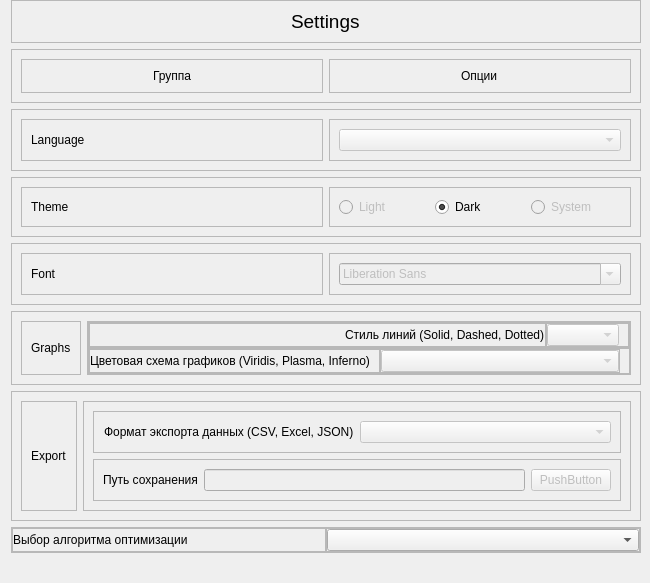
               <widget class="QWidget" name="widget_21" native="true">
                <property name="sizePolicy">
                 <sizepolicy hsizetype="Expanding" vsizetype="Expanding">
                  <horstretch>0</horstretch>
                  <verstretch>0</verstretch>
                 </sizepolicy>
                </property>
                <property name="minimumSize">
                 <size>
                  <width>650</width>
                  <height>0</height>
                 </size>
                </property>
                <layout class="QVBoxLayout" name="verticalLayout_32">
                 <property name="topMargin">
                  <number>0</number>
                 </property>
                 <property name="rightMargin">
                  <number>9</number>
                 </property>
                 <property name="bottomMargin">
                  <number>30</number>
                 </property>
                 <item>
                  <widget class="QFrame" name="frame_28">
                   <property name="frameShape">
                    <enum>QFrame::Shape::StyledPanel</enum>
                   </property>
                   <property name="frameShadow">
                    <enum>QFrame::Shadow::Raised</enum>
                   </property>
                   <layout class="QHBoxLayout" name="horizontalLayout_29">
                    <item alignment="Qt::AlignmentFlag::AlignHCenter">
                     <widget class="QLabel" name="label_3">
                      <property name="font">
                       <font>
                        <family>Arial</family>
                        <pointsize>14</pointsize>
                       </font>
                      </property>
                      <property name="text">
                       <string>Settings</string>
                      </property>
                     </widget>
                    </item>
                   </layout>
                  </widget>
                 </item>
                 <item>
                  <widget class="QFrame" name="frame_29">
                   <property name="frameShape">
                    <enum>QFrame::Shape::StyledPanel</enum>
                   </property>
                   <property name="frameShadow">
                    <enum>QFrame::Shadow::Raised</enum>
                   </property>
                   <layout class="QHBoxLayout" name="horizontalLayout_30">
                    <item>
                     <widget class="QFrame" name="frame_34">
                      <property name="frameShape">
                       <enum>QFrame::Shape::StyledPanel</enum>
                      </property>
                      <property name="frameShadow">
                       <enum>QFrame::Shadow::Raised</enum>
                      </property>
                      <layout class="QHBoxLayout" name="horizontalLayout_31">
                       <item alignment="Qt::AlignmentFlag::AlignHCenter">
                        <widget class="QLabel" name="label_4">
                         <property name="text">
                          <string>Группа</string>
                         </property>
                        </widget>
                       </item>
                      </layout>
                     </widget>
                    </item>
                    <item>
                     <widget class="QFrame" name="frame_35">
                      <property name="frameShape">
                       <enum>QFrame::Shape::StyledPanel</enum>
                      </property>
                      <property name="frameShadow">
                       <enum>QFrame::Shadow::Raised</enum>
                      </property>
                      <layout class="QHBoxLayout" name="horizontalLayout_32">
                       <item alignment="Qt::AlignmentFlag::AlignHCenter">
                        <widget class="QLabel" name="label_5">
                         <property name="text">
                          <string>Опции</string>
                         </property>
                        </widget>
                       </item>
                      </layout>
                     </widget>
                    </item>
                   </layout>
                  </widget>
                 </item>
                 <item>
                  <widget class="QFrame" name="frame_30">
                   <property name="frameShape">
                    <enum>QFrame::Shape::StyledPanel</enum>
                   </property>
                   <property name="frameShadow">
                    <enum>QFrame::Shadow::Raised</enum>
                   </property>
                   <layout class="QHBoxLayout" name="horizontalLayout_39">
                    <item>
                     <widget class="QFrame" name="frame_36">
                      <property name="frameShape">
                       <enum>QFrame::Shape::StyledPanel</enum>
                      </property>
                      <property name="frameShadow">
                       <enum>QFrame::Shadow::Raised</enum>
                      </property>
                      <layout class="QHBoxLayout" name="horizontalLayout_40">
                       <item>
                        <widget class="QLabel" name="language_lbl">
                         <property name="text">
                          <string>Language</string>
                         </property>
                        </widget>
                       </item>
                      </layout>
                     </widget>
                    </item>
                    <item>
                     <widget class="QFrame" name="frame_39">
                      <property name="frameShape">
                       <enum>QFrame::Shape::StyledPanel</enum>
                      </property>
                      <property name="frameShadow">
                       <enum>QFrame::Shadow::Raised</enum>
                      </property>
                      <layout class="QHBoxLayout" name="horizontalLayout_45">
                       <item>
                        <widget class="QComboBox" name="comboBox">
                         <property name="enabled">
                          <bool>false</bool>
                         </property>
                        </widget>
                       </item>
                      </layout>
                     </widget>
                    </item>
                   </layout>
                  </widget>
                 </item>
                 <item>
                  <widget class="QFrame" name="frame_31">
                   <property name="frameShape">
                    <enum>QFrame::Shape::StyledPanel</enum>
                   </property>
                   <property name="frameShadow">
                    <enum>QFrame::Shadow::Raised</enum>
                   </property>
                   <layout class="QHBoxLayout" name="horizontalLayout_38">
                    <item>
                     <widget class="QFrame" name="frame_40">
                      <property name="frameShape">
                       <enum>QFrame::Shape::StyledPanel</enum>
                      </property>
                      <property name="frameShadow">
                       <enum>QFrame::Shadow::Raised</enum>
                      </property>
                      <layout class="QHBoxLayout" name="horizontalLayout_41">
                       <item>
                        <widget class="QLabel" name="theme_lbl">
                         <property name="text">
                          <string>Theme</string>
                         </property>
                        </widget>
                       </item>
                      </layout>
                     </widget>
                    </item>
                    <item>
                     <widget class="QFrame" name="frame_41">
                      <property name="frameShape">
                       <enum>QFrame::Shape::StyledPanel</enum>
                      </property>
                      <property name="frameShadow">
                       <enum>QFrame::Shadow::Raised</enum>
                      </property>
                      <layout class="QHBoxLayout" name="horizontalLayout_44">
                       <item>
                        <widget class="QRadioButton" name="radioButton">
                         <property name="enabled">
                          <bool>false</bool>
                         </property>
                         <property name="text">
                          <string>Light</string>
                         </property>
                        </widget>
                       </item>
                       <item>
                        <widget class="QRadioButton" name="radioButton_2">
                         <property name="text">
                          <string>Dark</string>
                         </property>
                         <property name="checked">
                          <bool>true</bool>
                         </property>
                        </widget>
                       </item>
                       <item>
                        <widget class="QRadioButton" name="radioButton_3">
                         <property name="enabled">
                          <bool>false</bool>
                         </property>
                         <property name="text">
                          <string>System</string>
                         </property>
                        </widget>
                       </item>
                      </layout>
                     </widget>
                    </item>
                   </layout>
                  </widget>
                 </item>
                 <item>
                  <widget class="QFrame" name="frame_32">
                   <property name="frameShape">
                    <enum>QFrame::Shape::StyledPanel</enum>
                   </property>
                   <property name="frameShadow">
                    <enum>QFrame::Shadow::Raised</enum>
                   </property>
                   <layout class="QHBoxLayout" name="horizontalLayout_37">
                    <item>
                     <widget class="QFrame" name="frame_42">
                      <property name="frameShape">
                       <enum>QFrame::Shape::StyledPanel</enum>
                      </property>
                      <property name="frameShadow">
                       <enum>QFrame::Shadow::Raised</enum>
                      </property>
                      <layout class="QHBoxLayout" name="horizontalLayout_42">
                       <item>
                        <widget class="QLabel" name="font_lbl">
                         <property name="text">
                          <string>Font</string>
                         </property>
                        </widget>
                       </item>
                      </layout>
                     </widget>
                    </item>
                    <item>
                     <widget class="QFrame" name="frame_43">
                      <property name="frameShape">
                       <enum>QFrame::Shape::StyledPanel</enum>
                      </property>
                      <property name="frameShadow">
                       <enum>QFrame::Shadow::Raised</enum>
                      </property>
                      <layout class="QHBoxLayout" name="horizontalLayout_46">
                       <item>
                        <widget class="QFontComboBox" name="fontComboBox">
                         <property name="enabled">
                          <bool>false</bool>
                         </property>
                        </widget>
                       </item>
                      </layout>
                     </widget>
                    </item>
                   </layout>
                  </widget>
                 </item>
                 <item>
                  <widget class="QFrame" name="frame_33">
                   <property name="frameShape">
                    <enum>QFrame::Shape::StyledPanel</enum>
                   </property>
                   <property name="frameShadow">
                    <enum>QFrame::Shadow::Raised</enum>
                   </property>
                   <layout class="QHBoxLayout" name="horizontalLayout_36">
                    <item>
                     <widget class="QFrame" name="frame_44">
                      <property name="frameShape">
                       <enum>QFrame::Shape::StyledPanel</enum>
                      </property>
                      <property name="frameShadow">
                       <enum>QFrame::Shadow::Raised</enum>
                      </property>
                      <layout class="QHBoxLayout" name="horizontalLayout_43">
                       <item>
                        <widget class="QLabel" name="graphs_lbl">
                         <property name="text">
                          <string>Graphs</string>
                         </property>
                        </widget>
                       </item>
                      </layout>
                     </widget>
                    </item>
                    <item>
                     <widget class="QFrame" name="frame_45">
                      <property name="sizePolicy">
                       <sizepolicy hsizetype="Expanding" vsizetype="Expanding">
                        <horstretch>0</horstretch>
                        <verstretch>0</verstretch>
                       </sizepolicy>
                      </property>
                      <property name="frameShape">
                       <enum>QFrame::Shape::StyledPanel</enum>
                      </property>
                      <property name="frameShadow">
                       <enum>QFrame::Shadow::Raised</enum>
                      </property>
                      <layout class="QVBoxLayout" name="verticalLayout_34">
                       <property name="spacing">
                        <number>0</number>
                       </property>
                       <property name="leftMargin">
                        <number>0</number>
                       </property>
                       <property name="topMargin">
                        <number>0</number>
                       </property>
                       <property name="rightMargin">
                        <number>0</number>
                       </property>
                       <property name="bottomMargin">
                        <number>0</number>
                       </property>
                       <item>
                        <widget class="QFrame" name="frame_51">
                         <property name="sizePolicy">
                          <sizepolicy hsizetype="Expanding" vsizetype="Expanding">
                           <horstretch>0</horstretch>
                           <verstretch>0</verstretch>
                          </sizepolicy>
                         </property>
                         <property name="frameShape">
                          <enum>QFrame::Shape::StyledPanel</enum>
                         </property>
                         <property name="frameShadow">
                          <enum>QFrame::Shadow::Raised</enum>
                         </property>
                         <layout class="QHBoxLayout" name="horizontalLayout_51">
                          <property name="spacing">
                           <number>0</number>
                          </property>
                          <property name="leftMargin">
                           <number>0</number>
                          </property>
                          <property name="topMargin">
                           <number>0</number>
                          </property>
                          <property name="rightMargin">
                           <number>0</number>
                          </property>
                          <property name="bottomMargin">
                           <number>0</number>
                          </property>
                          <item>
                           <widget class="QFrame" name="frame_53">
                            <property name="sizePolicy">
                             <sizepolicy hsizetype="Expanding" vsizetype="Expanding">
                              <horstretch>0</horstretch>
                              <verstretch>0</verstretch>
                             </sizepolicy>
                            </property>
                            <property name="minimumSize">
                             <size>
                              <width>0</width>
                              <height>10</height>
                             </size>
                            </property>
                            <property name="frameShape">
                             <enum>QFrame::Shape::StyledPanel</enum>
                            </property>
                            <property name="frameShadow">
                             <enum>QFrame::Shadow::Raised</enum>
                            </property>
                            <layout class="QHBoxLayout" name="horizontalLayout_52">
                             <property name="spacing">
                              <number>0</number>
                             </property>
                             <property name="leftMargin">
                              <number>0</number>
                             </property>
                             <property name="topMargin">
                              <number>0</number>
                             </property>
                             <property name="rightMargin">
                              <number>0</number>
                             </property>
                             <property name="bottomMargin">
                              <number>0</number>
                             </property>
                             <item alignment="Qt::AlignmentFlag::AlignRight">
                              <widget class="QLabel" name="label_20">
                               <property name="sizePolicy">
                                <sizepolicy hsizetype="Preferred" vsizetype="Preferred">
                                 <horstretch>0</horstretch>
                                 <verstretch>0</verstretch>
                                </sizepolicy>
                               </property>
                               <property name="minimumSize">
                                <size>
                                 <width>0</width>
                                 <height>0</height>
                                </size>
                               </property>
                               <property name="text">
                                <string>Стиль линий (Solid, Dashed, Dotted)</string>
                               </property>
                              </widget>
                             </item>
                            </layout>
                           </widget>
                          </item>
                          <item>
                           <widget class="QFrame" name="frame_54">
                            <property name="frameShape">
                             <enum>QFrame::Shape::StyledPanel</enum>
                            </property>
                            <property name="frameShadow">
                             <enum>QFrame::Shadow::Raised</enum>
                            </property>
                            <layout class="QHBoxLayout" name="horizontalLayout_53">
                             <property name="spacing">
                              <number>0</number>
                             </property>
                             <property name="leftMargin">
                              <number>0</number>
                             </property>
                             <property name="topMargin">
                              <number>0</number>
                             </property>
                             <property name="bottomMargin">
                              <number>0</number>
                             </property>
                             <item>
                              <widget class="QComboBox" name="comboBox_3">
                               <property name="enabled">
                                <bool>false</bool>
                               </property>
                              </widget>
                             </item>
                            </layout>
                           </widget>
                          </item>
                         </layout>
                        </widget>
                       </item>
                       <item>
                        <widget class="QFrame" name="frame_52">
                         <property name="frameShape">
                          <enum>QFrame::Shape::StyledPanel</enum>
                         </property>
                         <property name="frameShadow">
                          <enum>QFrame::Shadow::Raised</enum>
                         </property>
                         <layout class="QHBoxLayout" name="horizontalLayout_54">
                          <property name="spacing">
                           <number>0</number>
                          </property>
                          <property name="leftMargin">
                           <number>0</number>
                          </property>
                          <property name="topMargin">
                           <number>0</number>
                          </property>
                          <property name="bottomMargin">
                           <number>0</number>
                          </property>
                          <item>
                           <widget class="QFrame" name="frame_55">
                            <property name="minimumSize">
                             <size>
                              <width>0</width>
                              <height>0</height>
                             </size>
                            </property>
                            <property name="frameShape">
                             <enum>QFrame::Shape::StyledPanel</enum>
                            </property>
                            <property name="frameShadow">
                             <enum>QFrame::Shadow::Raised</enum>
                            </property>
                            <layout class="QHBoxLayout" name="horizontalLayout_55">
                             <property name="spacing">
                              <number>0</number>
                             </property>
                             <property name="leftMargin">
                              <number>0</number>
                             </property>
                             <property name="topMargin">
                              <number>0</number>
                             </property>
                             <property name="bottomMargin">
                              <number>0</number>
                             </property>
                             <item alignment="Qt::AlignmentFlag::AlignRight">
                              <widget class="QLabel" name="label_21">
                               <property name="text">
                                <string>Цветовая схема графиков (Viridis, Plasma, Inferno)</string>
                               </property>
                              </widget>
                             </item>
                            </layout>
                           </widget>
                          </item>
                          <item>
                           <widget class="QFrame" name="frame_56">
                            <property name="minimumSize">
                             <size>
                              <width>0</width>
                              <height>0</height>
                             </size>
                            </property>
                            <property name="frameShape">
                             <enum>QFrame::Shape::StyledPanel</enum>
                            </property>
                            <property name="frameShadow">
                             <enum>QFrame::Shadow::Raised</enum>
                            </property>
                            <layout class="QHBoxLayout" name="horizontalLayout_56">
                             <property name="spacing">
                              <number>0</number>
                             </property>
                             <property name="leftMargin">
                              <number>0</number>
                             </property>
                             <property name="topMargin">
                              <number>0</number>
                             </property>
                             <property name="rightMargin">
                              <number>0</number>
                             </property>
                             <property name="bottomMargin">
                              <number>0</number>
                             </property>
                             <item>
                              <widget class="QComboBox" name="comboBox_4">
                               <property name="enabled">
                                <bool>false</bool>
                               </property>
                              </widget>
                             </item>
                            </layout>
                           </widget>
                          </item>
                         </layout>
                        </widget>
                       </item>
                      </layout>
                     </widget>
                    </item>
                   </layout>
                  </widget>
                 </item>
                 <item>
                  <widget class="QFrame" name="frame_46">
                   <property name="frameShape">
                    <enum>QFrame::Shape::StyledPanel</enum>
                   </property>
                   <property name="frameShadow">
                    <enum>QFrame::Shadow::Raised</enum>
                   </property>
                   <layout class="QHBoxLayout" name="horizontalLayout_47">
                    <item>
                     <widget class="QFrame" name="frame_47">
                      <property name="frameShape">
                       <enum>QFrame::Shape::StyledPanel</enum>
                      </property>
                      <property name="frameShadow">
                       <enum>QFrame::Shadow::Raised</enum>
                      </property>
                      <layout class="QHBoxLayout" name="horizontalLayout_48">
                       <item>
                        <widget class="QLabel" name="export_lbl">
                         <property name="text">
                          <string>Export</string>
                         </property>
                        </widget>
                       </item>
                      </layout>
                     </widget>
                    </item>
                    <item>
                     <widget class="QFrame" name="frame_48">
                      <property name="frameShape">
                       <enum>QFrame::Shape::StyledPanel</enum>
                      </property>
                      <property name="frameShadow">
                       <enum>QFrame::Shadow::Raised</enum>
                      </property>
                      <layout class="QVBoxLayout" name="verticalLayout_33">
                       <item>
                        <widget class="QFrame" name="frame_50">
                         <property name="frameShape">
                          <enum>QFrame::Shape::StyledPanel</enum>
                         </property>
                         <property name="frameShadow">
                          <enum>QFrame::Shadow::Raised</enum>
                         </property>
                         <layout class="QHBoxLayout" name="horizontalLayout_49">
                          <item alignment="Qt::AlignmentFlag::AlignRight">
                           <widget class="QLabel" name="label_18">
                            <property name="text">
                             <string>Формат экспорта данных (CSV, Excel, JSON)</string>
                            </property>
                           </widget>
                          </item>
                          <item>
                           <widget class="QComboBox" name="comboBox_2">
                            <property name="enabled">
                             <bool>false</bool>
                            </property>
                           </widget>
                          </item>
                         </layout>
                        </widget>
                       </item>
                       <item>
                        <widget class="QFrame" name="frame_49">
                         <property name="frameShape">
                          <enum>QFrame::Shape::StyledPanel</enum>
                         </property>
                         <property name="frameShadow">
                          <enum>QFrame::Shadow::Raised</enum>
                         </property>
                         <layout class="QHBoxLayout" name="horizontalLayout_50">
                          <item>
                           <widget class="QLabel" name="label_19">
                            <property name="text">
                             <string>Путь сохранения</string>
                            </property>
                           </widget>
                          </item>
                          <item>
                           <widget class="QLineEdit" name="edil_path">
                            <property name="enabled">
                             <bool>false</bool>
                            </property>
                           </widget>
                          </item>
                          <item>
                           <widget class="QPushButton" name="save_path_btn">
                            <property name="enabled">
                             <bool>false</bool>
                            </property>
                            <property name="text">
                             <string>PushButton</string>
                            </property>
                           </widget>
                          </item>
                         </layout>
                        </widget>
                       </item>
                      </layout>
                     </widget>
                    </item>
                   </layout>
                  </widget>
                 </item>
                 <item>
                  <widget class="QFrame" name="frame_69">
                   <property name="frameShape">
                    <enum>QFrame::Shape::StyledPanel</enum>
                   </property>
                   <property name="frameShadow">
                    <enum>QFrame::Shadow::Raised</enum>
                   </property>
                   <layout class="QHBoxLayout" name="horizontalLayout_69">
                    <property name="spacing">
                     <number>0</number>
                    </property>
                    <property name="leftMargin">
                     <number>0</number>
                    </property>
                    <property name="topMargin">
                     <number>0</number>
                    </property>
                    <property name="rightMargin">
                     <number>0</number>
                    </property>
                    <property name="bottomMargin">
                     <number>0</number>
                    </property>
                    <item>
                     <widget class="QFrame" name="frame_70">
                      <property name="minimumSize">
                       <size>
                        <width>0</width>
                        <height>10</height>
                       </size>
                      </property>
                      <property name="frameShape">
                       <enum>QFrame::Shape::StyledPanel</enum>
                      </property>
                      <property name="frameShadow">
                       <enum>QFrame::Shadow::Raised</enum>
                      </property>
                      <layout class="QHBoxLayout" name="horizontalLayout_70">
                       <property name="spacing">
                        <number>0</number>
                       </property>
                       <property name="leftMargin">
                        <number>0</number>
                       </property>
                       <property name="topMargin">
                        <number>0</number>
                       </property>
                       <property name="rightMargin">
                        <number>0</number>
                       </property>
                       <property name="bottomMargin">
                        <number>0</number>
                       </property>
                       <item>
                        <widget class="QLabel" name="choose_alg_lbl">
                         <property name="text">
                          <string>Выбор алгоритма оптимизации</string>
                         </property>
                        </widget>
                       </item>
                      </layout>
                     </widget>
                    </item>
                    <item>
                     <widget class="QFrame" name="frame_71">
                      <property name="frameShape">
                       <enum>QFrame::Shape::StyledPanel</enum>
                      </property>
                      <property name="frameShadow">
                       <enum>QFrame::Shadow::Raised</enum>
                      </property>
                      <layout class="QHBoxLayout" name="horizontalLayout_71">
                       <property name="spacing">
                        <number>0</number>
                       </property>
                       <property name="leftMargin">
                        <number>0</number>
                       </property>
                       <property name="topMargin">
                        <number>0</number>
                       </property>
                       <property name="rightMargin">
                        <number>0</number>
                       </property>
                       <property name="bottomMargin">
                        <number>0</number>
                       </property>
                       <item>
                        <widget class="QComboBox" name="alg_box">
                         <property name="currentText">
                          <string/>
                         </property>
                        </widget>
                       </item>
                      </layout>
                     </widget>
                    </item>
                   </layout>
                  </widget>
                 </item>
                </layout>
               </widget>
